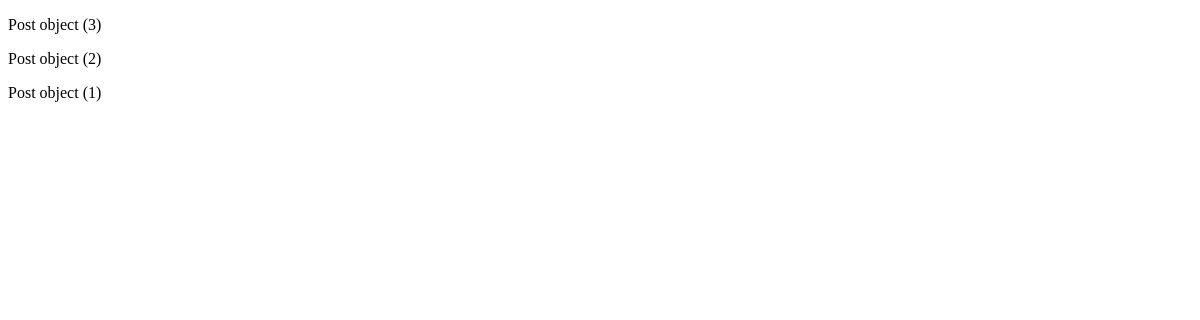
Page /fbv/list on the earlier database version.
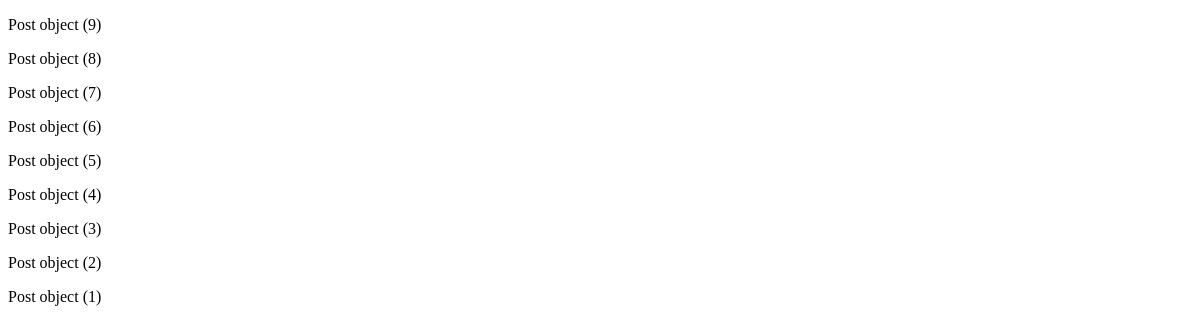
Same page on the later database version.
### posts/models.py (models this page shows)
class Post(models.Model):
    image = models.ImageField(verbose_name='이미지',null=True, blank=True)
    content = models.TextField(verbose_name='내용')
    created_at = models.DateTimeField(verbose_name='작성일',auto_now_add= True)
    view_count = models.IntegerField(verbose_name='조회수',default = 0 )
    writer = models.ForeignKey(to=User, on_delete = models.CASCADE, null=True, blank=True)

### posts/views.py (the view)
# urls.py: path('fbv/list',function_list_view),
def function_list_view(request):
    object_list = Post.objects.all().order_by('-id')
    return render(request,'cbv_view.html',{'object_list':object_list})

### posts/templates/cbv_view.html (shortened to what this page needs)
<!DOCTYPE html>
<html lang="en">
<head>
</head>
<body>
    {% for object in object_list %}
       <p> {{ object }}</p>
    {% endfor %}
</body>
</html>

Differences in the rows shown:
added Post: id "Post object (9)"
added Post: id "Post object (8)"
added Post: id "Post object (7)"
added Post: id "Post object (6)"
added Post: id "Post object (5)"
added Post: id "Post object (4)"
